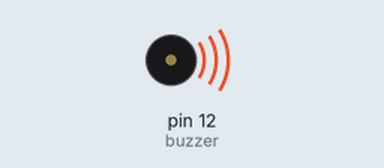
This sketch was run on a simulated Arduino Uno, built with avr-gcc and run on an emulated ATmega328P. Parts: buzzer (waves = sounding). At 6.0 s the program stops and its outputs stay as they are.

Above: at 0.02 s.
At 1.5 s:
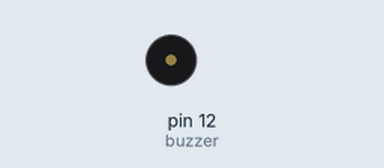
Timing chart, 0 to 6.9 s (numbered marks = the images above):
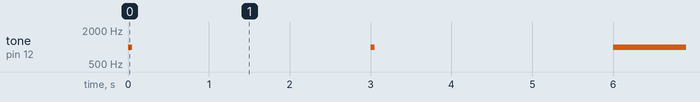

Measured:
- by itself, tone on pin 12 (buzzer): alternates 1000 Hz for 0.05 s and silent for 3.0 s

The sketch:

ButtonPressSound.ino
```cpp
#include <pitches.h>

//www.elegoo.com
//2016.12.08

int buzzer = 12;//the pin of the active buzzer
void setup()
{
 pinMode(buzzer,OUTPUT);//initialize the buzzer pin as an output
}
void loop()
{
 unsigned char i;
 while(1)
 {
   tone(12, 1000, 50); //pin, frequency, miliseconds
   delay(3000);

 }

}
```
